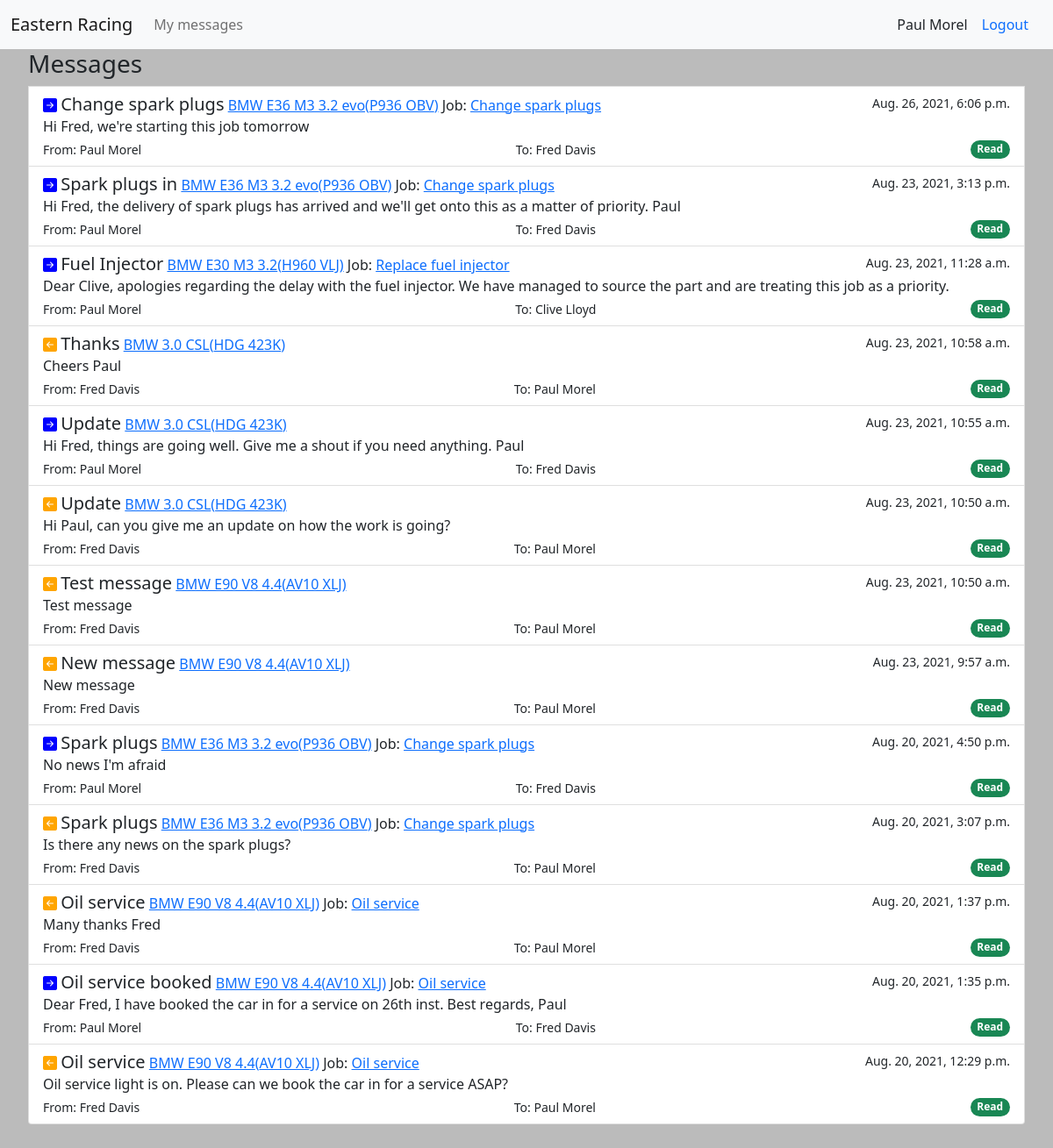
The page /cars/message_list/ (signed in) on the database as committed earlier.
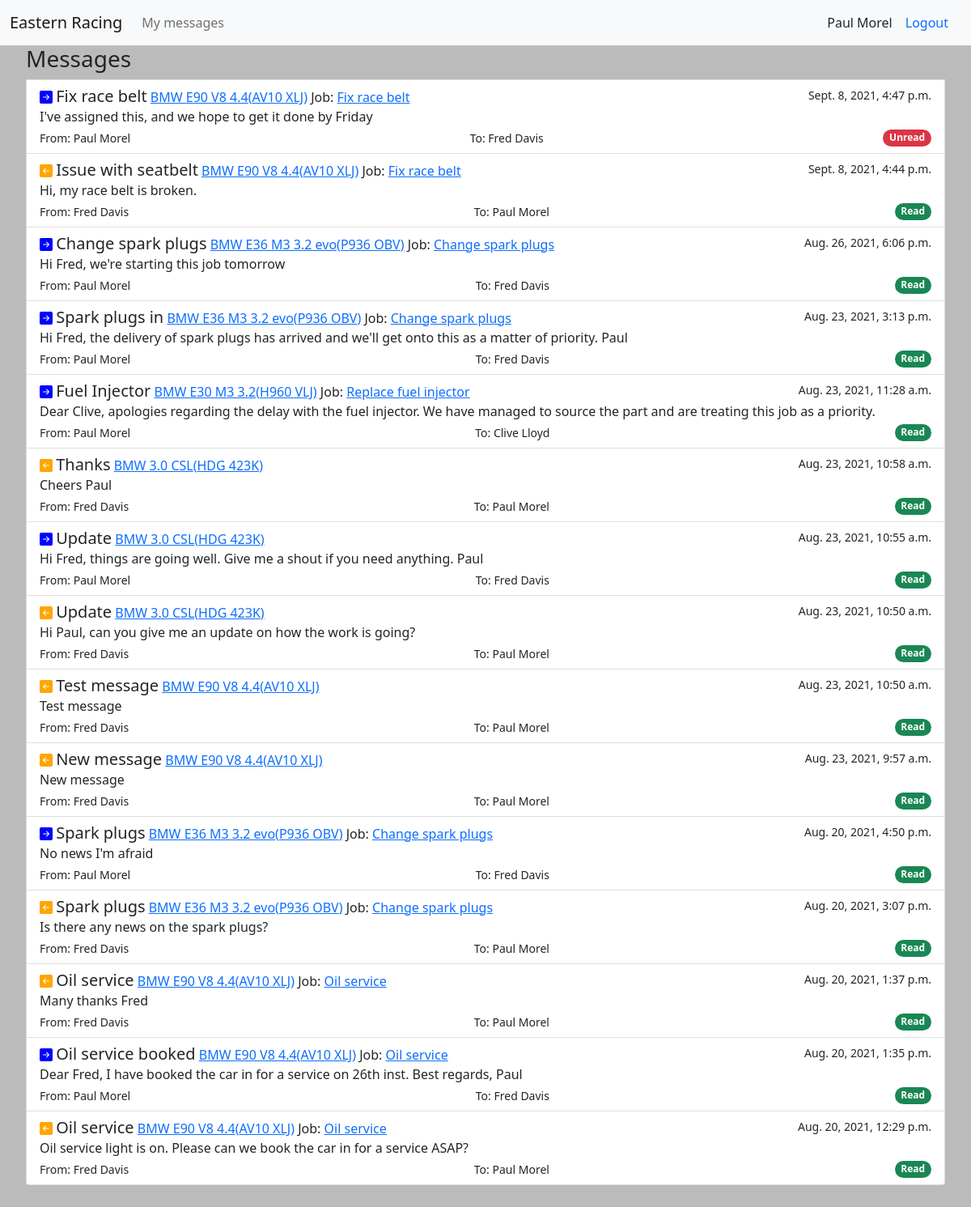
The same page on the database as committed later.
### accounts/models.py (models this page shows)
class User(AbstractUser):
    pass
    def __str__(self):
        return f"{self.first_name} {self.last_name}"

### cars/models.py (models this page shows, shortened)
class Message(models.Model):
    sender = models.ForeignKey(User, on_delete=models.PROTECT, related_name='message_sender')
    recipient = models.ForeignKey(User, on_delete=models.PROTECT, related_name='message_recipient')
    car = models.ForeignKey(Car, on_delete=models.PROTECT, null=True, blank=True)
    job = models.ForeignKey(Job, on_delete=models.PROTECT, null=True, blank=True)
    subject = models.CharField(max_length=200)
    body = models.TextField()
    unread = models.BooleanField(default=True)
    created = models.DateTimeField(auto_now_add=True)

class Car(models.Model):
    model_name = models.CharField(max_length=200)
    year = models.IntegerField()
    reg = models.CharField(max_length=10)
    owner = models.ForeignKey(Customer, on_delete=models.PROTECT)
    notes = models.TextField()

class Job(models.Model):
    title = models.CharField(max_length=300)
    description = models.TextField()
    car = models.ForeignKey(Car, on_delete=models.PROTECT)
    employee = models.ForeignKey(Employee, on_delete=models.PROTECT, related_name='assigned_job')
    manager = models.ForeignKey(Manager, on_delete=models.PROTECT, related_name='supervised_job')
    in_progress = models.BooleanField(default=False)
    complete = models.BooleanField(default=False)
    paid = models.BooleanField(default=False)
    estimated_time = models.DurationField(default=timedelta())
    created = models.DateTimeField(auto_now_add=True)
    updated = models.DateTimeField(auto_now=True)
    expected_complete = models.DateTimeField(blank=True)
    invoiced = models.BooleanField(default=False)

### cars/views.py (the view)
# urls.py: path('message_list/', views.message_list, name='message-list'),
@login_required
def message_list(request):
    messages = request.user.message_sender.all().union(request.user.message_recipient.all()).order_by('-created')
    context = {
        'messages': messages,
    }
    return render(request, 'cars/messages.html', context)

### cars/templates/cars/messages.html (shortened to what this page needs)
{% extends 'cars/base.html' %}
{% block content %}
<div class="list-group">
    <h3>Messages</h3>
    {% for message in messages %}
    <div class="list-group-item list-group-item-action">
        <div class="d-flex w-100 justify-content-between">
            <div>
                {% if request.user.id == message.recipient.id %}
                    <i class="bi bi-arrow-left-square-fill" style="color:orange"></i>
                {% elif request.user == message.sender %}
                    <i class="bi bi-arrow-right-square-fill" style="color:blue"></i>
                {% endif %}
                <h5 class="mb-1 d-inline">{{ message.subject }}</h5>
                {% if message.car %}
                    <a href="{% url 'cars:car-overview' message.car.id %}">{{ message.car.model_name }}({{ message.car.reg }})</a>
                {% endif %}
                {% if message.job %}
                    Job: <a href="{% url 'cars:job-details' message.job.id %}">{{ message.job.title }}</a>
                {% endif %}
            </div>
            <small>{{ message.created }}</small>
        </div>
        <p class="mb-1">{{ message.body }}</p>
        <div class="d-flex w-100 justify-content-between">
            <small>From: {{ message.sender }}</small>
            <small>To: {{ message.recipient }}</small>
            {% if message.unread %}
                <span class="badge rounded-pill bg-danger">Unread</span>
            {% else %}
                <span class="badge rounded-pill bg-success">Read</span>
            {% endif %}
        </div>
    </div>
    {% endfor %}
</div>
{% endblock content %}

### cars/templates/cars/base.html (shortened to what this page needs)
{% load static %}
<!DOCTYPE html>
<html lang="en">
<head>
  <link href="https://cdn.jsdelivr.net/npm/bootstrap@5.0.2/dist/css/bootstrap.min.css" rel="stylesheet"
>
  <link rel="stylesheet" href="https://cdn.jsdelivr.net/npm/bootstrap-icons@1.5.0/font/bootstrap-icons.css">
  <link rel="stylesheet" type="text/css" href="{% static 'cars/style.css' %}">
</head>
<body>
  <nav class="navbar navbar-expand-lg navbar-light bg-light">
    <div class="container-fluid">
      <a href="{% url 'cars:home' %}" class="navbar-brand">Eastern Racing</a>
      <div class="collapse navbar-collapse" id="navbarSupportedContent">
        <ul class="navbar-nav me-auto mb-2 mb-lg-0">
          <li class="nav-item">
            <a href="{% url 'cars:message-list' %}" aria-current="page" class="nav-link">My messages
              </a>
          </li>
        </ul>
        {% if request.user.is_authenticated %}
        {{ request.user.first_name }} {{ request.user.last_name }}
        <a class="nav-link" href="{% url 'accounts:logout' %}">Logout</a>
        {% endif %}
      </div>
    </div>
  </nav>
  <div id="content">
    {% block content %}
    {% endblock content %}
  </div>
</body>
</html>

### cars/static/cars/style.css (style rules this page uses)
body { background-color: #bbb; }
#content { margin: 0 2rem 2rem 2rem; }
.list-group-item, .list-group-item:hover { z-index: auto; }

Rows that differ between the two databases and show on the page:
added Message: subject "Fix race belt", car.model_name "BMW E90 V8 4.4", car.reg "AV10 XLJ", job "Fix race belt", created "Sept. 8, 2021, 4:47 p.m.", body "I've assigned this, and we hope to get it done by Friday", sender "Paul Morel", recipient "Fred Davis", unread "Unread"
added Message: subject "Issue with seatbelt", car.model_name "BMW E90 V8 4.4", car.reg "AV10 XLJ", job "Fix race belt", created "Sept. 8, 2021, 4:44 p.m.", body "Hi, my race belt is broken.", sender "Fred Davis", recipient "Paul Morel", unread "Read"
